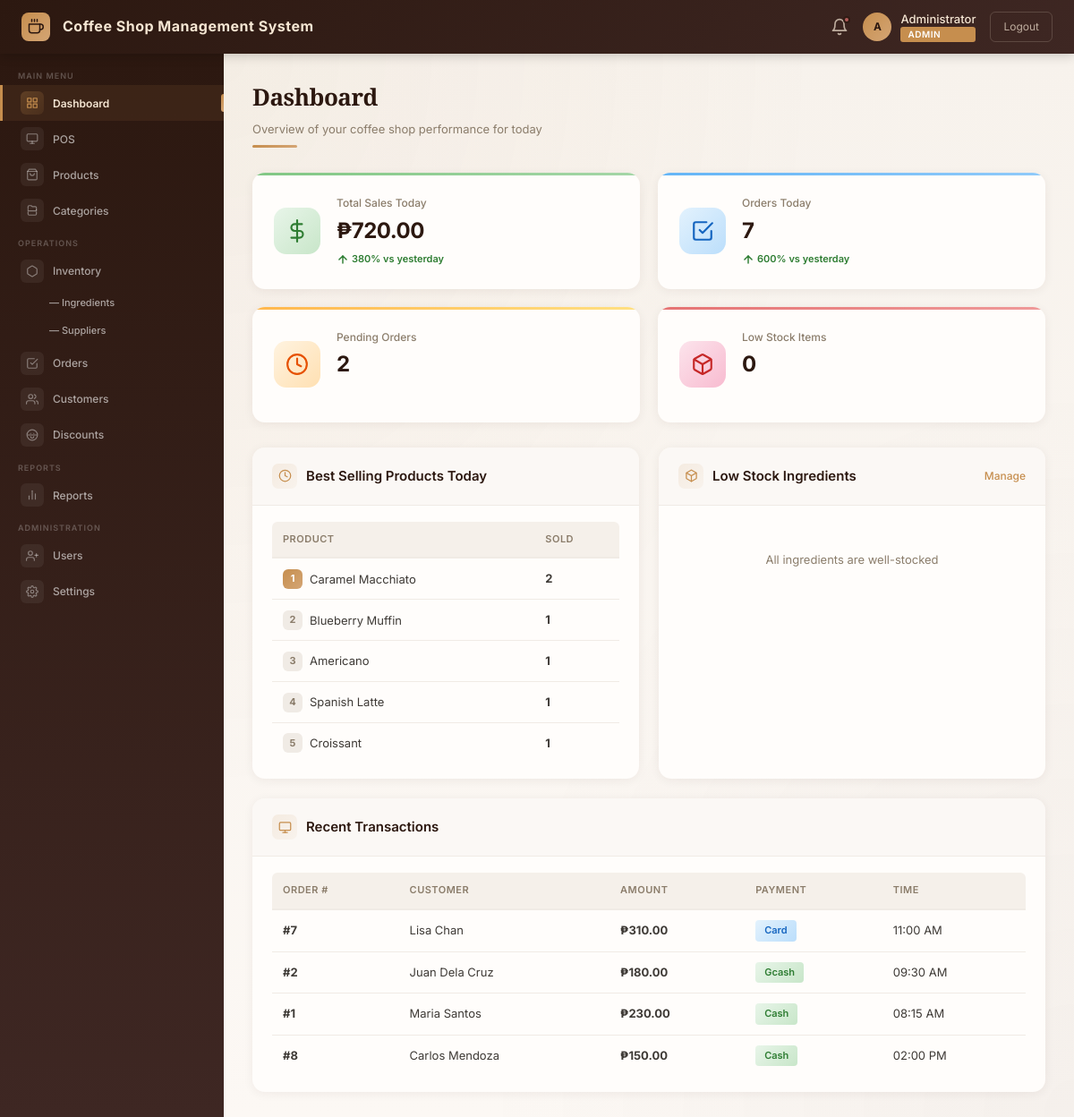
The page /modules/dashboard/dashboard.php (signed in) on the database its author committed.
### tables this page shows
CREATE TABLE transactions (
    transaction_id INT           AUTO_INCREMENT PRIMARY KEY,
    order_id       INT           NOT NULL,
    amount         DECIMAL(10,2) NOT NULL,
    payment_method ENUM('cash', 'card', 'gcash', 'maya') NOT NULL DEFAULT 'cash',
    created_at     TIMESTAMP     DEFAULT CURRENT_TIMESTAMP,
    FOREIGN KEY (order_id) REFERENCES orders(order_id) ON DELETE CASCADE
);

CREATE TABLE orders (
    order_id     INT           AUTO_INCREMENT PRIMARY KEY,
    customer_name VARCHAR(100) DEFAULT 'Walk-in Customer',
    user_id      INT           DEFAULT NULL,
    total_amount DECIMAL(10,2) NOT NULL DEFAULT 0,
    status       ENUM('pending', 'preparing', 'ready', 'completed', 'cancelled') NOT NULL DEFAULT 'pending',
    created_at   TIMESTAMP     DEFAULT CURRENT_TIMESTAMP,
    updated_at   TIMESTAMP     DEFAULT CURRENT_TIMESTAMP ON UPDATE CURRENT_TIMESTAMP,
    FOREIGN KEY (user_id) REFERENCES users(user_id) ON DELETE SET NULL
);

### modules/dashboard/dashboard.php (the view, shortened to what this page needs)
<?php
require_once __DIR__ . '/../../includes/auth.php';
$today = date('Y-m-d');
$yesterday = date('Y-m-d', strtotime('-1 day'));
$stmt = $pdo->prepare("SELECT COALESCE(SUM(total_amount), 0) AS total FROM orders WHERE status = 'completed' AND DATE(created_at) = :today");
$stmt->execute(['today' => $today]);
$total_sales_today = $stmt->fetch()['total'];
$stmt = $pdo->prepare("SELECT COALESCE(SUM(total_amount), 0) AS total FROM orders WHERE status = 'completed' AND DATE(created_at) = :yesterday");
$stmt->execute(['yesterday' => $yesterday]);
$total_sales_yesterday = $stmt->fetch()['total'];
$sales_trend = $total_sales_yesterday > 0 ? round((($total_sales_today - $total_sales_yesterday) / $total_sales_yesterday) * 100, 1) : 0;
$stmt = $pdo->prepare("SELECT COUNT(*) AS count FROM orders WHERE DATE(created_at) = :today");
$stmt->execute(['today' => $today]);
$orders_today = $stmt->fetch()['count'];
$stmt = $pdo->prepare("SELECT COUNT(*) AS count FROM orders WHERE DATE(created_at) = :yesterday");
$stmt->execute(['yesterday' => $yesterday]);
$orders_yesterday = $stmt->fetch()['count'];
$orders_trend = $orders_yesterday > 0 ? round((($orders_today - $orders_yesterday) / $orders_yesterday) * 100, 1) : 0;
$stmt = $pdo->prepare("
    SELECT oi.product_name, SUM(oi.quantity) AS qty
    FROM order_items oi
    JOIN orders o ON o.order_id = oi.order_id
    WHERE o.status = 'completed' AND DATE(o.created_at) = :today
    GROUP BY oi.product_name
    ORDER BY qty DESC
    LIMIT 5
");
$stmt->execute(['today' => $today]);
$best_sellers = $stmt->fetchAll();
$stmt = $pdo->prepare("SELECT ingredient_id, name, stock_quantity, unit, min_stock_level FROM ingredients WHERE stock_quantity <= min_stock_level ORDER BY stock_quantity ASC LIMIT 5");
$stmt->execute();
$low_stock = $stmt->fetchAll();
$stmt = $pdo->prepare("SELECT COUNT(*) AS count FROM orders WHERE status = 'pending'");
$stmt->execute();
$pending_orders = $stmt->fetch()['count'];
$stmt = $pdo->prepare("
    SELECT t.transaction_id, t.amount, t.payment_method, t.created_at, o.order_id, o.customer_name
    FROM transactions t
    JOIN orders o ON o.order_id = t.order_id
    ORDER BY t.created_at DESC
    LIMIT 8
");
$stmt->execute();
$recent_transactions = $stmt->fetchAll();
require_once __DIR__ . '/../../includes/dashboard_header.php';
?>
<div class="page-header">
    <div class="page-header-left">
        <h1>Dashboard</h1>
        <p>Overview of your coffee shop performance for today</p>
        <div class="page-header-accent"></div>
    </div>
</div>
<div class="stats-grid">
    <div class="stat-card stat-sales">
        <div class="stat-icon">
            <svg viewBox="0 0 24 24" fill="none" stroke="currentColor" stroke-width="2" stroke-linecap="round" stroke-linejoin="round"><line x1="12" y1="1" x2="12" y2="23"/><path d="M17 5H9.5a3.5 3.5 0 0 0 0 7h5a3.5 3.5 0 0 1 0 7H6"/></svg>
        </div>
        <div class="stat-info">
            <span class="stat-label">Total Sales Today</span>
            <span class="stat-value">₱<?= number_format($total_sales_today, 2) ?></span>
            <?php if ($sales_trend != 0): ?>
                <span class="stat-trend <?= $sales_trend >= 0 ? 'up' : 'down' ?>">
                    <svg viewBox="0 0 24 24" fill="none" stroke="currentColor" stroke-width="2.5" stroke-linecap="round" stroke-linejoin="round">
                        <?= $sales_trend >= 0 ? '<line x1="12" y1="19" x2="12" y2="5"/><polyline points="5 12 12 5 19 12"/>' : '<line x1="12" y1="5" x2="12" y2="19"/><polyline points="19 12 12 19 5 12"/>' ?>
                    </svg>
                    <?= abs($sales_trend) ?>% vs yesterday
                </span>
            <?php endif; ?>
        </div>
    </div>
    <div class="stat-card stat-orders">
        <div class="stat-icon">
            <svg viewBox="0 0 24 24" fill="none" stroke="currentColor" stroke-width="2" stroke-linecap="round" stroke-linejoin="round"><path d="M9 11l3 3L22 4"/><path d="M21 12v7a2 2 0 0 1-2 2H5a2 2 0 0 1-2-2V5a2 2 0 0 1 2-2h11"/></svg>
        </div>
        <div class="stat-info">
            <span class="stat-label">Orders Today</span>
            <span class="stat-value"><?= $orders_today ?></span>
            <?php if ($orders_trend != 0): ?>
                <span class="stat-trend <?= $orders_trend >= 0 ? 'up' : 'down' ?>">
                    <svg viewBox="0 0 24 24" fill="none" stroke="currentColor" stroke-width="2.5" stroke-linecap="round" stroke-linejoin="round">
                        <?= $orders_trend >= 0 ? '<line x1="12" y1="19" x2="12" y2="5"/><polyline points="5 12 12 5 19 12"/>' : '<line x1="12" y1="5" x2="12" y2="19"/><polyline points="19 12 12 19 5 12"/>' ?>
                    </svg>
                    <?= abs($orders_trend) ?>% vs yesterday
                </span>
            <?php endif; ?>
        </div>
    </div>
    <div class="stat-card stat-pending">
        <div class="stat-icon">
            <svg viewBox="0 0 24 24" fill="none" stroke="currentColor" stroke-width="2" stroke-linecap="round" stroke-linejoin="round"><circle cx="12" cy="12" r="10"/><polyline points="12 6 12 12 16 14"/></svg>
        </div>
        <div class="stat-info">
            <span class="stat-label">Pending Orders</span>
            <span class="stat-value"><?= $pending_orders ?></span>
        </div>
    </div>
    <div class="stat-card stat-stock">
        <div class="stat-icon">
        </div>
        <div class="stat-info">
            <span class="stat-label">Low Stock Items</span>
            <span class="stat-value"><?= count($low_stock) ?></span>
        </div>
    </div>
</div>
<div class="dashboard-grid">
    <div class="card">
        <div class="card-header">
            <div class="card-header-left">
                <span class="card-header-icon">
                    <svg viewBox="0 0 24 24" fill="none" stroke="currentColor" stroke-width="2" stroke-linecap="round" stroke-linejoin="round"><circle cx="12" cy="12" r="10"/><polyline points="12 6 12 12 16 14"/></svg>
                </span>
                <h2>Best Selling Products Today</h2>
            </div>
        </div>
        <div class="card-body">
            <?php if (empty($best_sellers)): ?>
                <p class="empty-state">No completed sales yet today</p>
            <?php else: ?>
                <table class="table">
                    <thead>
                        <tr><th>Product</th><th>Sold</th></tr>
                    </thead>
                    <tbody>
                        <?php foreach ($best_sellers as $i => $item): ?>
                            <tr>
                                <td>
                                    <span style="display:inline-flex;align-items:center;gap:8px;">
                                        <span style="width:22px;height:22px;border-radius:6px;display:inline-flex;align-items:center;justify-content:center;font-size:11px;font-weight:700;background:<?= $i === 0 ? 'linear-gradient(135deg, var(--coffee-gold), var(--coffee-latte))' : 'var(--border-light)' ?>;color:<?= $i === 0 ? '#fff' : 'var(--text-muted)' ?>;"><?= $i + 1 ?></span>
                                        <?= htmlspecialchars($item['product_name']) ?>
                                    </span>
                                </td>
                                <td><strong><?= (int)$item['qty'] ?></strong></td>
                            </tr>
                        <?php endforeach; ?>
                    </tbody>
                </table>
            <?php endif; ?>
        </div>
    </div>
    <div class="card">
        <div class="card-header">
            <div class="card-header-left">
                <span class="card-header-icon">
                </span>
                <h2>Low Stock Ingredients</h2>
            </div>
            <a href="<?= BASE_URL ?>/modules/inventory/inventory.php" class="card-header-action">Manage</a>
        </div>
        <div class="card-body">
            <?php if (empty($low_stock)): ?>
                <p class="empty-state">All ingredients are well-stocked</p>
            <?php endif; ?>
        </div>
    </div>
    <div class="card card-full">
        <div class="card-header">
            <div class="card-header-left">
                <span class="card-header-icon">
                    <svg viewBox="0 0 24 24" fill="none" stroke="currentColor" stroke-width="2" stroke-linecap="round" stroke-linejoin="round"><rect x="2" y="3" width="20" height="14" rx="2" ry="2"/><line x1="8" y1="21" x2="16" y2="21"/><line x1="12" y1="17" x2="12" y2="21"/></svg>
                </span>
                <h2>Recent Transactions</h2>
            </div>
        </div>
        <div class="card-body">
            <?php if (empty($recent_transactions)): ?>
                <p class="empty-state">No transactions yet</p>
            <?php else: ?>
                <table class="table">
                    <thead>
                        <tr><th>Order #</th><th>Customer</th><th>Amount</th><th>Payment</th><th>Time</th></tr>
                    </thead>
                    <tbody>
                        <?php foreach ($recent_transactions as $t): ?>
                            <tr>
                                <td><strong>#<?= $t['order_id'] ?></strong></td>
                                <td><?= htmlspecialchars($t['customer_name']) ?></td>
                                <td><strong>₱<?= number_format($t['amount'], 2) ?></strong></td>
                                <td><span class="badge badge-<?= $t['payment_method'] ?>"><?= ucfirst($t['payment_method']) ?></span></td>
                                <td class="text-muted"><?= date('h:i A', strtotime($t['created_at'])) ?></td>
                            </tr>
                        <?php endforeach; ?>
                    </tbody>
                </table>
            <?php endif; ?>
        </div>
    </div>
</div>
<?php require_once __DIR__ . '/../../includes/dashboard_footer.php'; ?>

### rows shown on the page
transactions: order.order_id "7", order.customer_name "Lisa Chan", amount "310.00", payment_method "Card", created_at "11:00 AM"
transactions: order.order_id "2", order.customer_name "Juan Dela Cruz", amount "180.00", payment_method "Gcash", created_at "09:30 AM"
transactions: order.order_id "1", order.customer_name "Maria Santos", amount "230.00", payment_method "Cash", created_at "08:15 AM"
transactions: order.order_id "8", order.customer_name "Carlos Mendoza", amount "150.00", payment_method "Cash", created_at "02:00 PM"

### other values the page prints
APP_NAME "Coffee Shop Management System"
substr($_SESSION['full_name'] ?? $_SESSION['username'], 0, 1) "A"
$_SESSION['full_name'] "Administrator"
$_SESSION['role'] "ADMIN"
$total_sales_today "720.00"
abs($sales_trend) "380"
$orders_today "7"
abs($orders_trend) "600"
$pending_orders "2"
count($low_stock) "0"
$item['product_name'] "Caramel Macchiato"
$item['qty'] "2"
$item['product_name'] "Blueberry Muffin"
$item['qty'] "1"
$item['product_name'] "Americano"
